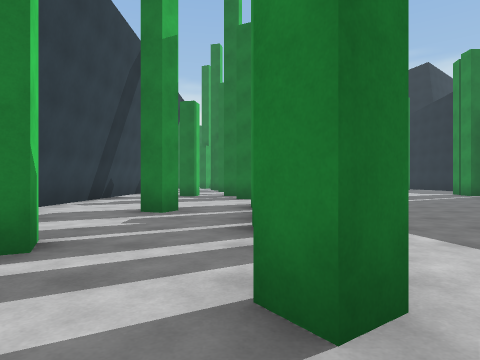
View 1 (above)

24 first-person views from a walk through a 3-D level made in the Unity game engine. The camera is 1.2 m above the floor, looks level and sees 75° across. The floor is counted in squares, 2 m on a side. Each view is taken from the middle of a square. On the plan, view 1 faces up. The plan holds only what a view shows up to about 9 squares ahead; the rest is blank. The place goes on beyond the plan. The player is left out. Surface patterns are stand-ins for the level's own textures.

View 2
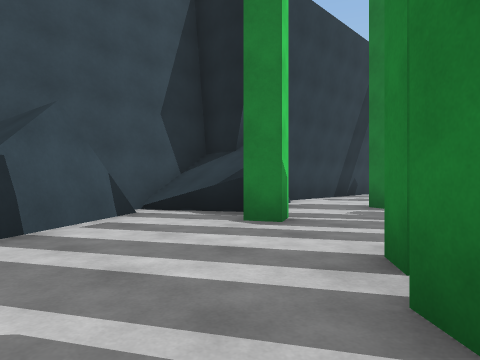

View 3
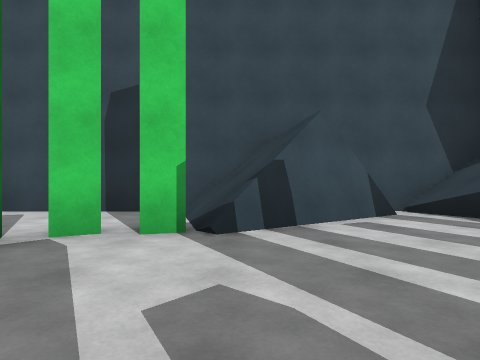

View 4
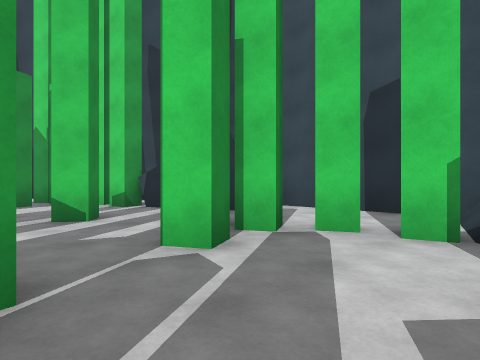

View 5
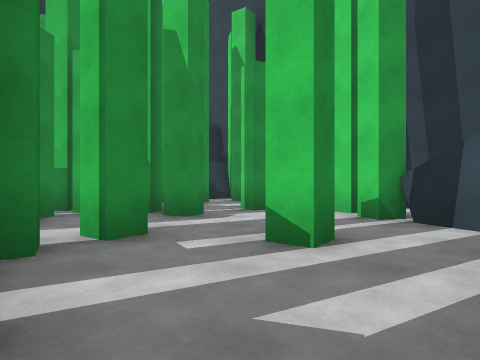

View 6
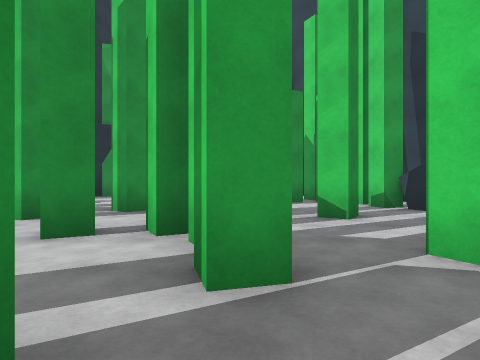

View 7
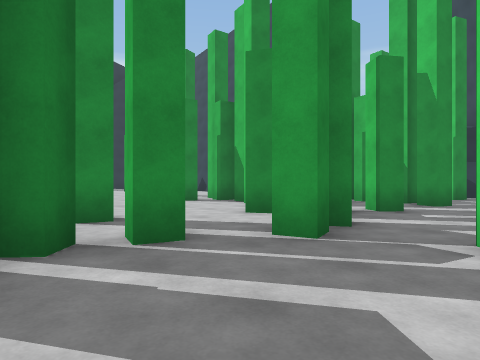

View 8
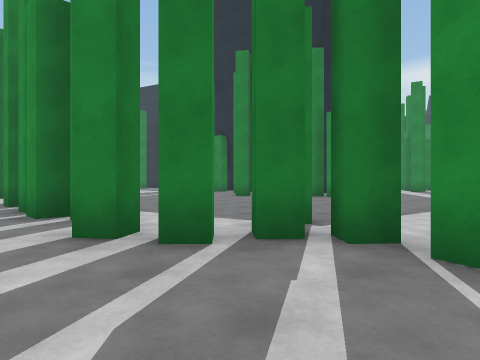

View 9
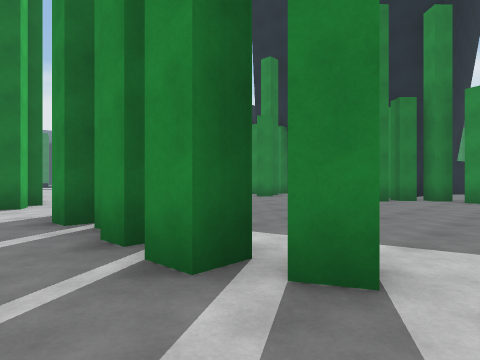

View 10
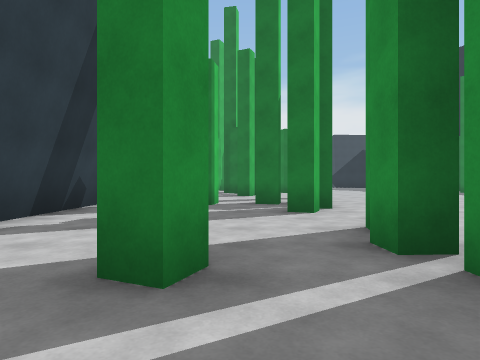

View 11
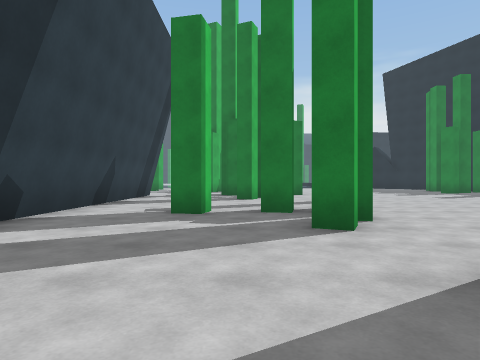

View 12
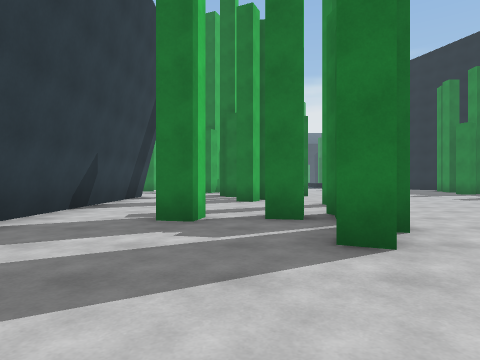

View 13
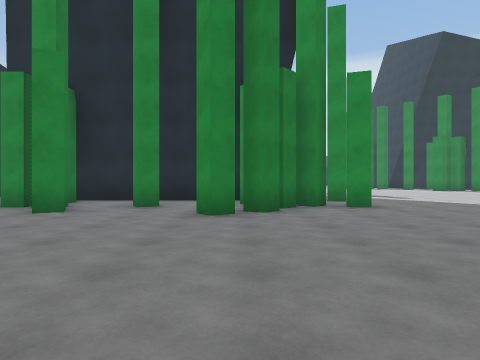

View 14
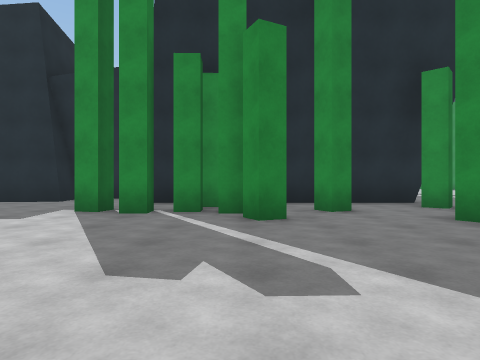

View 15
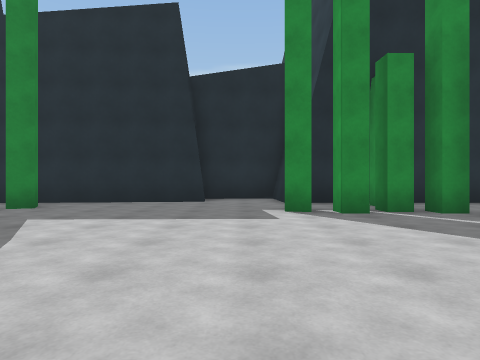

View 16
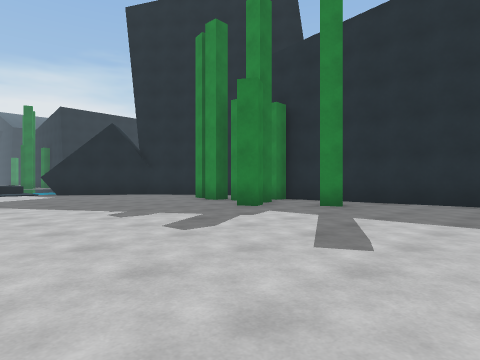

View 17
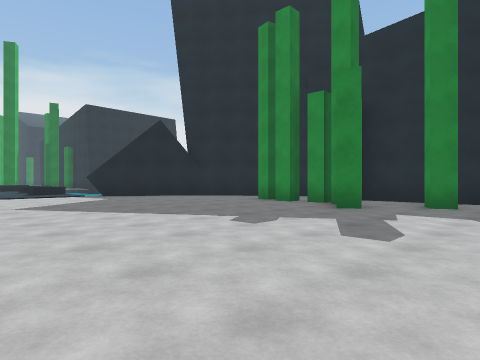

View 18
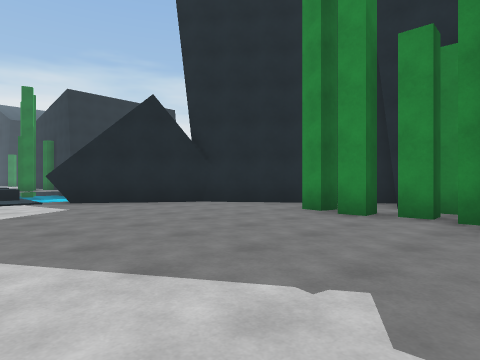

View 19
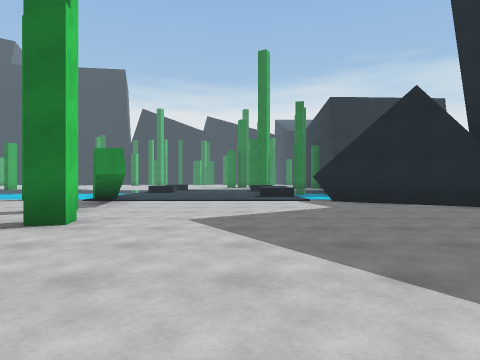

View 20
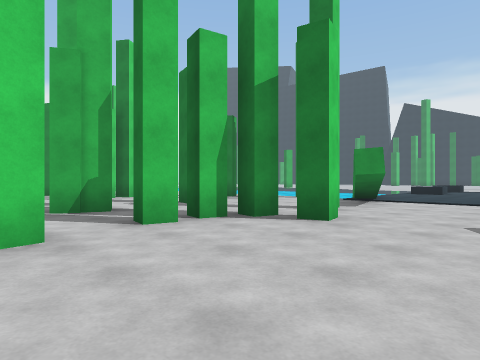

View 21
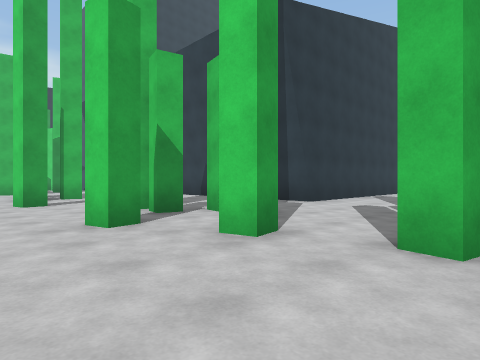

View 22
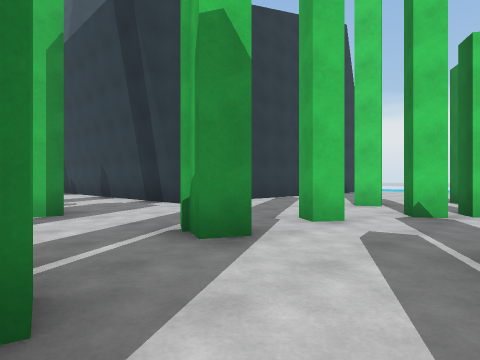

View 23
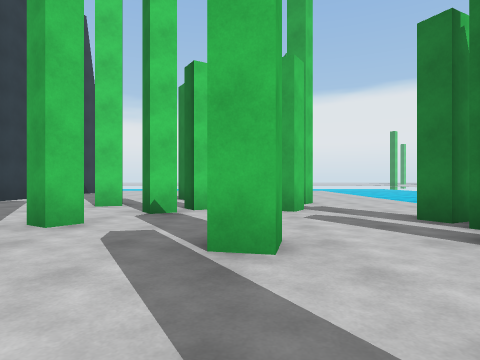

View 24
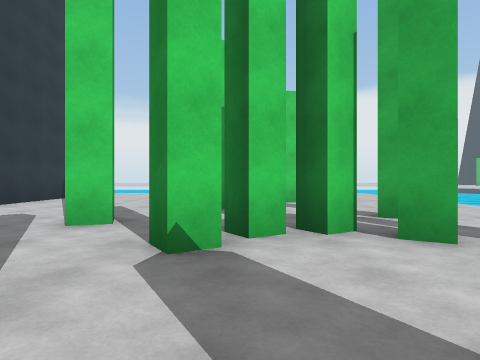

### Floor plan
Key: @ floor where view 1 was taken; # wall or solid block; x gap in a wall; . floor; = window, fence, low wall or low ledge; B block.
Columns run from 12 left of view 1 to 12 right of it. Each row starts with its distance up from view 1.
 30              ... .B
 29    ...      #.....###
 28    .....#   ##......##
 27    .#........#.......##
 26    ...#......#........##
 25 #....#...#.............#
 24    ..##.....##........###
 23    .........#........##
 22  ....#....#.x........###
 21  ....................###
 20   ...................####
 19 ...........#.#........#.#
 18 ####   #...##...........#
 17        #....#...........#
 16        #...#............#
 15        #.....#..........#
 14        #.................
 13        #.............#..#
 12        #..#.##.......#.##
 11        #.....#.......###
 10        #....#.......##.#
  9        #...............#
  8        #.............#.#
  7        #.....# ........#
  6         ..#..#......#.##
  5          ...#........#.
  4        ###..##.......#.
  3        #=##..#.........#
  2        #................
  1        ##...##.#..  ....
  0        ##...@.#...... ..
 -1        ###....#...
 -2        #.x......#
 -3        #.#...#......
 -4        #.###.#......
 -5        #   ...##...
 -6        ###.#..#####
 -7          #.....#
 -8          ##....#
 -9           #.####

Where each view was taken, in squares from view 1:
view 1: 0 up, 0 right, facing up
view 2: 1 down, 1 right, facing up-left
view 3: 1 down, 1 right, facing left
view 4: 1 down, 1 right, facing down-left
view 5: 3 down, 0 right, facing down
view 6: 1 down, 1 right, facing down
view 7: 0 up, 1 left, facing down-right
view 8: 2 down, 1 left, facing up-right
view 9: 2 up, 1 left, facing up-right
view 10: 4 up, 1 left, facing up
view 11: 6 up, 1 left, facing up
view 12: 7 up, 1 left, facing up
view 13: 6 up, 2 right, facing right
view 14: 10 up, 3 right, facing right
view 15: 14 up, 3 right, facing right
view 16: 15 up, 3 right, facing up-right
view 17: 17 up, 2 right, facing up-right
view 18: 20 up, 4 right, facing up-right
view 19: 20 up, 4 right, facing up
view 20: 20 up, 4 right, facing up-left
view 21: 23 up, 3 right, facing down-left
view 22: 25 up, 0 right, facing down-left
view 23: 25 up, 0 right, facing left
view 24: 24 up, 3 left, facing left
